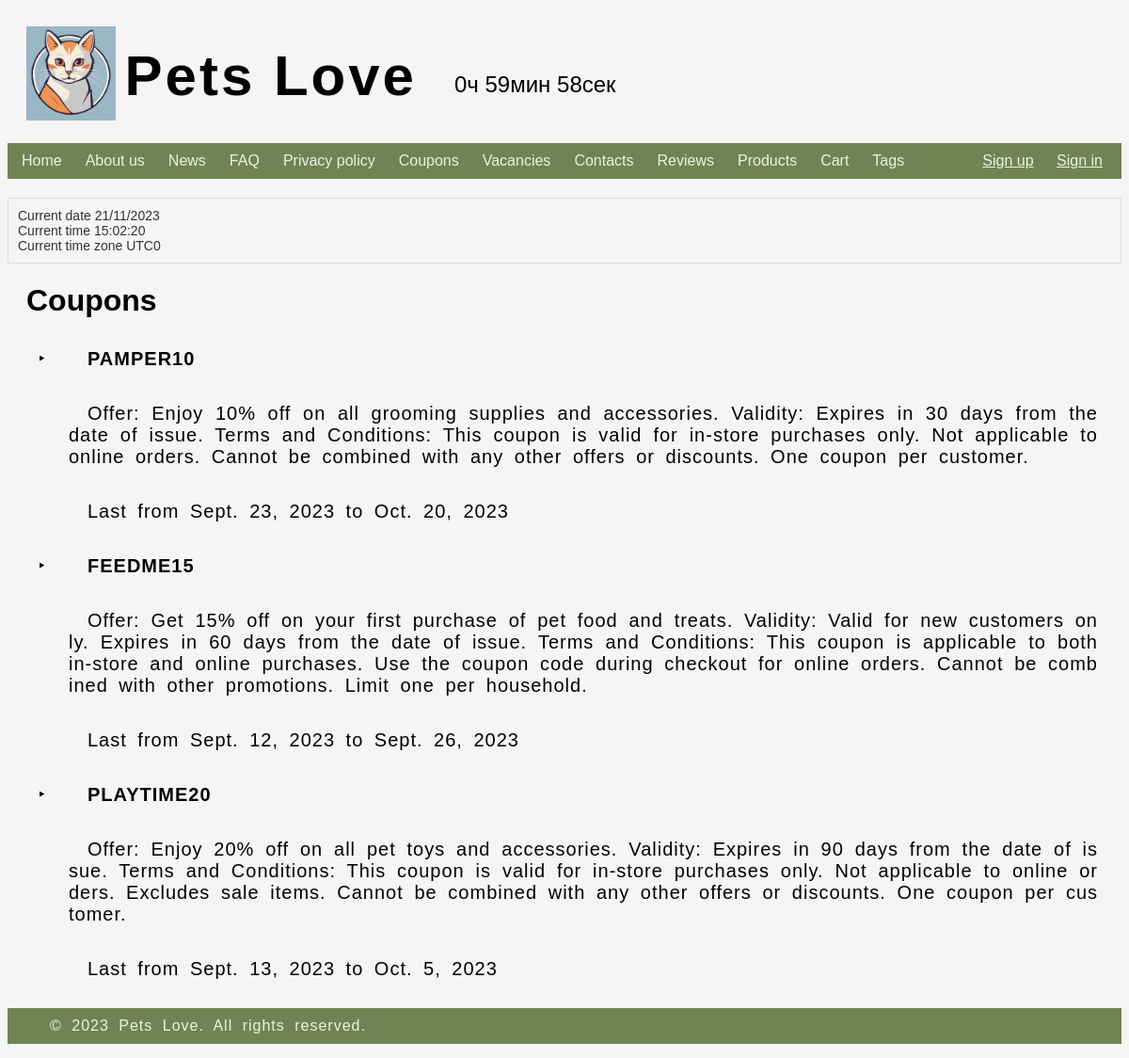
Page /coupons/ on the committed database.
### shop/models.py (models this page shows)
class Coupon(models.Model):
    title = models.CharField(max_length=150)
    description = models.TextField()
    start_date = models.DateField()
    end_date = models.DateField()

### shop/views.py (the view)
# urls.py: path('coupons/', views.coupons, name='coupons'),
def coupons(request):
    coupons_list = Coupon.objects.all()
    return render(request, 'information/coupons.html', {'coupons_list': coupons_list})

### shop/templates/information/coupons.html
{% extends "base.html" %}
{% load static %}
{% block extra_stylesheets %}
  <link rel="stylesheet" href={% static 'shop/list.css' %}>
{% endblock %}
{% block content %}
<body>
    <h1>Coupons</h1>
    <ul class="unicode-list">
        {% for c in coupons_list%}
        <li>
            <p>
                <strong>{{c.title}}</strong>
            </p>
            <p>
                {{c.description}}
            </p>
            <p>
                Last from <time>{{c.start_date}}</time> to <time>{{c.end_date}}</time>
            </p>
        </li>
        {% endfor %}
    </ul>
</body>
{% endblock %}

### shop/static/shop/styles_base.css (style rules this page uses)
body { font-family: 'Monseratt', Arial, sans-serif; padding: 0; background-color: #F5F5F5; overflow-x: hidden; }
p { margin: 15px; padding: 10px; text-indent: 20px; line-height: 1.15; text-transform: initial; word-spacing: 5px; letter-spacing: 1px; hyphens: auto; word-break: break-all; font-family: 'Monseratt', sans-serif; text-align: justify; font-kerning: normal; }
h1, h2, h3 { margin-left: 20px; }

### shop/static/shop/list.css (style rules this page uses)
.unicode-list { list-style-type: "\2023"; margin-right: 0px; font-size: 20px; }

### rows in the picture
Coupon: title "PAMPER10", description "Offer: Enjoy 10% off on all grooming supplies and accessories. Validity: Expires in 30 days from the date of issue. Terms and Conditions: This coupon is valid for in-store purchases only. Not applicable to online orders. Cannot be combined with any other offers or discounts. One coupon per customer.", start_date "Sept. 23, 2023", end_date "Oct. 20, 2023"
Coupon: title "FEEDME15", description "Offer: Get 15% off on your first purchase of pet food and treats. Validity: Valid for new customers only. Expires in 60 days from the date of issue. Terms and Conditions: This coupon is applicable to both in-store and online purchases. Use the coupon code during checkout for online orders. Cannot be combined with other promotions. Limit one per household.", start_date "Sept. 12, 2023", end_date "Sept. 26, 2023"
Coupon: title "PLAYTIME20", description "Offer: Enjoy 20% off on all pet toys and accessories. Validity: Expires in 90 days from the date of issue. Terms and Conditions: This coupon is valid for in-store purchases only. Not applicable to online orders. Excludes sale items. Cannot be combined with any other offers or discounts. One coupon per customer.", start_date "Sept. 13, 2023", end_date "Oct. 5, 2023"
